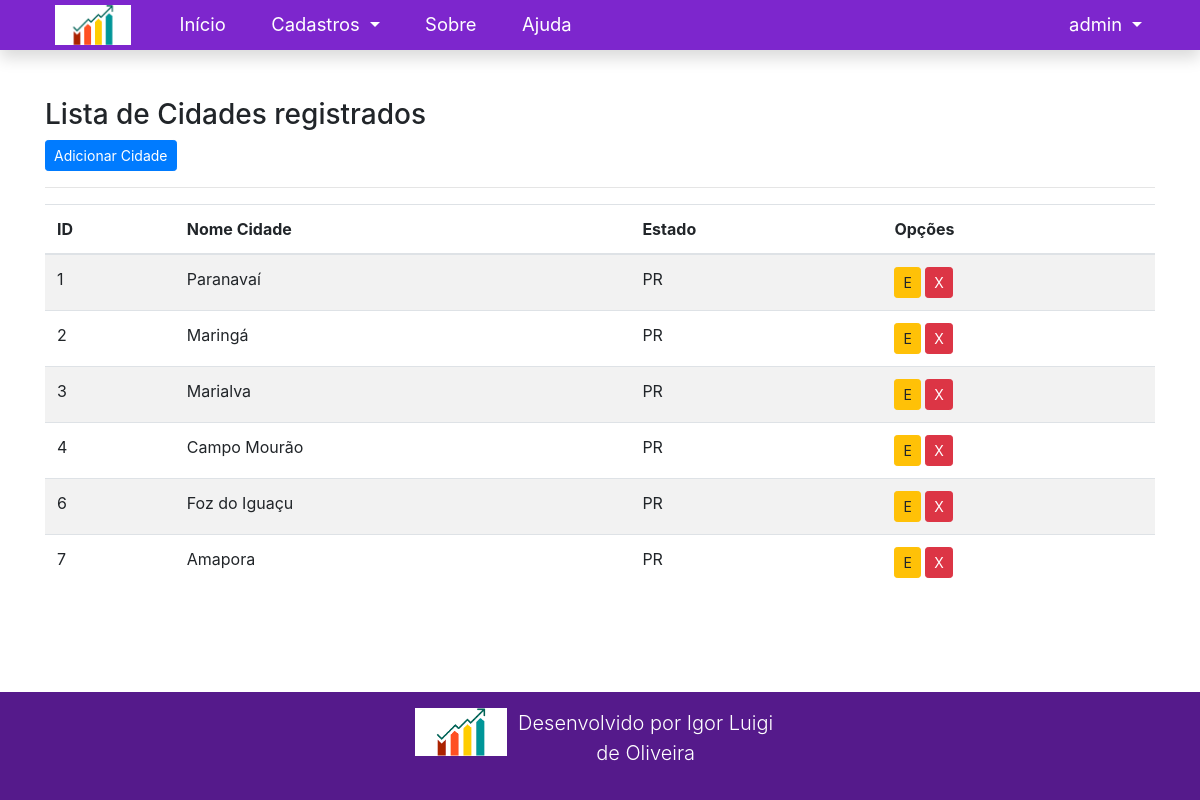
Page /listar/cidade/ (signed in) on the earlier database version.
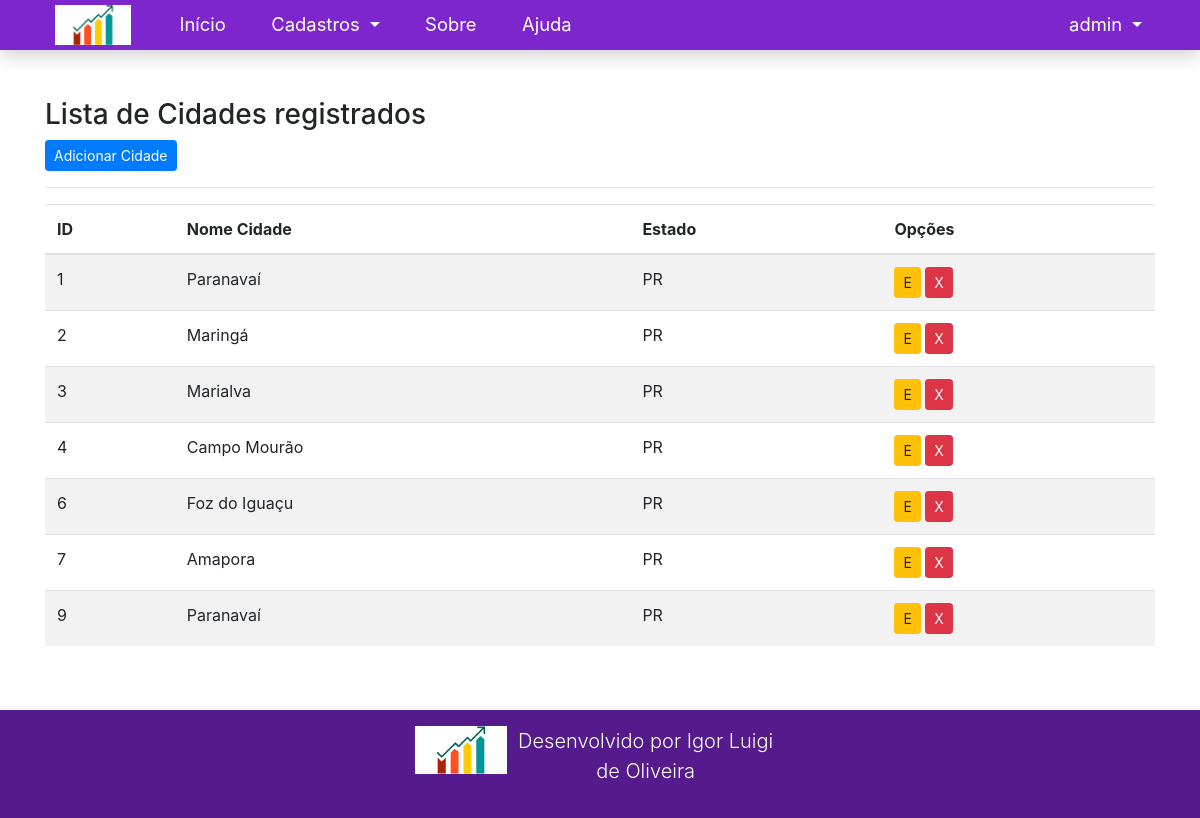
Same page on the later database version.
### cadastros/models.py (models this page shows, shortened)
class Cidade(models.Model):
    nomecidade = models.CharField(max_length=50, verbose_name="Cidade")
    estado = models.ForeignKey(Estado, on_delete=models.PROTECT)

class Estado(models.Model):
    nomeestado = models.CharField(max_length=30, verbose_name="Estado")
    sigla = models.CharField(max_length=2, verbose_name="Sigla")

### cadastros/views.py (the view)
# urls.py: path('listar/cidade/', CidadeList.as_view(), name='listar-cidades'),
class CidadeList(LoginRequiredMixin, ListView):
    login_url = reverse_lazy('login')
    model = Cidade
    template_name = 'cadastros/listar/cidade.html'

### cadastros/templates/cadastros/listar/cidade.html (shortened to what this page needs)
{% extends 'paginas/modelo.html' %}
{% load static %}
{% block conteudo %}
<h3>Lista de Cidades registrados</h3>
<a href="{% url 'cadastrar-cidade' %}" class="btn btn-primary btn-sm">Adicionar Cidade</a>
<hr>
<div class="table-responsive">
    <table class="table table-striped" id="tabela-cidade">
        <thead>
            <tr>
                <th>ID</th>
                <th>Nome Cidade</th>
                <th>Estado</th>
                <th>Opções</th>
            </tr>
        </thead>
        <tbody>
            {% for cidade in object_list %}
                <tr>
                    <td>{{ cidade.pk }}</td>
                    <td>{{ cidade.nomecidade }}</td>
                    <td>{{ cidade.estado.sigla }}</td>
                    <td>
                        <a href="{% url 'editar-cidade' cidade.pk %}" class="btn btn-warning btn-sm" title="Editar">E</a>
                        <a href="{% url 'excluir-cidade' cidade.pk %}" class="btn btn-danger btn-sm" title="Excluir">X</a>
                    </td>
                </tr>
                {% empty %}
                <tr>
                    <td colspan="3">Nenhuma cidade foi cadastrado</td>
                </tr>
            {% endfor %}
        </tbody>
    </table>
</div>
{% endblock %}

Differences in the rows shown:
added Cidade: pk "9", nomecidade "Paranavaí", estado.sigla "PR"
